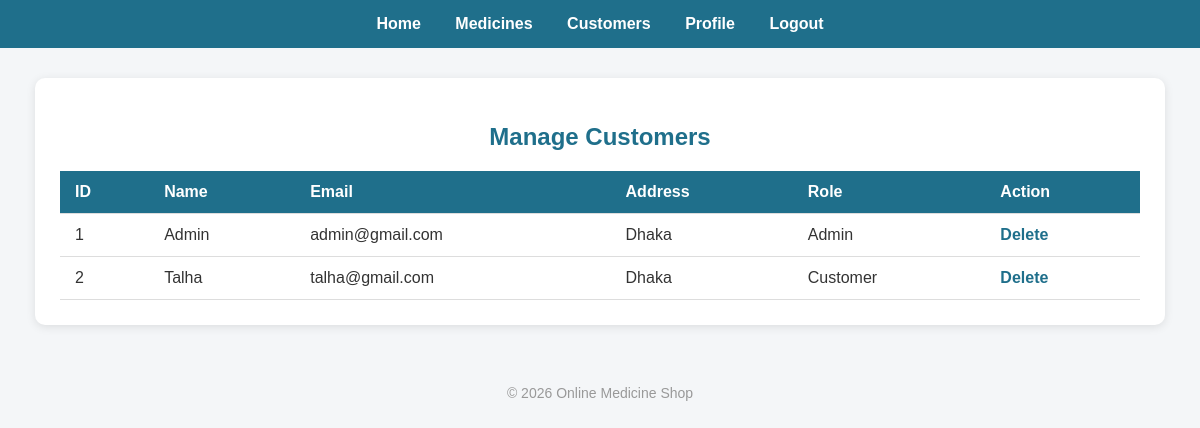
The page /view/customers.php (signed in) on the database its author committed.
### tables this page shows
CREATE TABLE customer
(
    id INT AUTO_INCREMENT PRIMARY KEY,

    name VARCHAR(100) NOT NULL,

    email VARCHAR(100) NOT NULL UNIQUE,

    password VARCHAR(100) NOT NULL,

    address VARCHAR(255) NOT NULL,

    role VARCHAR(20) NOT NULL
);

### model/db.php (called while the page is built, shortened)
<?php
class mydb
{
    function getAllCustomers($conn)
    {
        $sql = "SELECT * FROM customer";
        return $conn->query($sql);
    }
}
?>

### view/customers.php (the view, shortened to what this page needs)
<?php
require_once '../model/db.php';
$db = new mydb();
$conn = $db->openConn();
$customers = $db->getAllCustomers($conn);
?>
<!DOCTYPE html>
<html>
<head>
    <link rel="stylesheet" href="../style/style.css">
</head>
<body>
<div class="navbar">
    <a href="adminhome.php">Home</a>
    <a href="medicines.php">Medicines</a>
    <a href="customers.php">Customers</a>
    <a href="profile.php">Profile</a>
    <a href="logout.php">Logout</a>
</div>
<div class="container">
    <h2>Manage Customers</h2>
    <table>
        <tr>
            <th>ID</th>
            <th>Name</th>
            <th>Email</th>
            <th>Address</th>
            <th>Role</th>
            <th>Action</th>
        </tr>
        <?php while ($row = $customers->fetch_assoc()): ?>
            <tr>
                <td><?php echo $row['id']; ?></td>
                <td><?php echo $row['name']; ?></td>
                <td><?php echo $row['email']; ?></td>
                <td><?php echo $row['address']; ?></td>
                <td><?php echo ucfirst($row['role']); ?></td>
                <td>
                    <a href="../control/deleteCustomerControl.php?id=<?php echo $row['id']; ?>"
                       onclick="return confirm('Are you sure?')">
                        Delete
                    </a>
                </td>
            </tr>
        <?php endwhile; ?>
    </table>
</div>
<div class="footer">
    &copy; 2026 Online Medicine Shop
</div>
</body>
</html>

### style/style.css (style rules this page uses)
body { margin: 0; padding: 0; font-family: Arial, sans-serif; background-color: #f4f6f8; color: #333; }
.container { width: 90%; max-width: 1100px; margin: 30px auto; background-color: white; padding: 25px; border-radius: 10px; box-shadow: 0 2px 10px rgba(0,0,0,0.1); }
h2 { text-align: center; margin-bottom: 20px; color: #1f6f8b; }
a { color: #1f6f8b; text-decoration: none; font-weight: bold; }
.navbar { background-color: #1f6f8b; padding: 15px; text-align: center; }
.navbar a { color: white; margin: 0 15px; text-decoration: none; font-weight: bold; }
table { width: 100%; border-collapse: collapse; margin-top: 15px; }
table th, table td { padding: 12px 15px; text-align: left; border-bottom: 1px solid #ddd; }
table th { background-color: #1f6f8b; color: white; font-weight: bold; }
.footer { margin-top: 40px; padding: 20px; color: #999; text-align: center; font-weight: normal; font-size: 14px; }

### rows shown on the page
customer: id "1", name "Admin", email "admin@gmail.com", address "Dhaka", role "Admin"
customer: id "2", name "Talha", email "talha@gmail.com", address "Dhaka", role "Customer"
